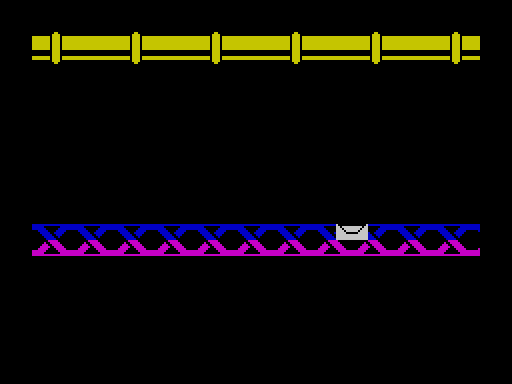

This game map was drawn from its Tiled (.tmx) file and the tilesets committed beside it. A one-line description and the trimmed map source follow:
An orthogonal 32x24 tile map with 16x16 px tiles, 1 tile layer (Tiles), 1 hidden layer not drawn, 2 tilesets and 6 objects (2x portal, bottle, cannon, fire, points).

<map version="1.0" orientation="orthogonal" width="32" height="24" tilewidth="16" tileheight="16">
 <properties>
  <property name="background_color" value="#000000" />
 </properties>
 <tileset firstgid="1" name="tiles" tilewidth="16" tileheight="16">
  <image source="../images/tiles.gif" width="192" height="160" />
 </tileset>
 <tileset firstgid="121" name="metatiles" tilewidth="16" tileheight="16">
  <image source="../images/metatiles.png" width="48" height="16" />
  <tile id="0">
   <properties>
    <property name="type" value="solid" />
   </properties>
  </tile>
  <tile id="1">
   <properties>
    <property name="type" value="lslope" />
   </properties>
  </tile>
  <tile id="2">
   <properties>
    <property name="type" value="rslope" />
   </properties>
  </tile>
 </tileset>
 <layer name="Tiles" width="32" height="24">
  <data>[768 cells, 112 non-empty, 26 distinct tile ids]</data>
 </layer>
 <layer name="Collision" width="32" height="24" visible="0">
  <data>[768 cells, 68 non-empty, 1 distinct tile ids]</data>
 </layer>
 <objectgroup color="#0ca104" name="Entities" width="32" height="24">
  <object name="portal" x="0" y="64" width="32" height="160">
   <properties>
    <property name="to" value="scr004" />
   </properties>
  </object>
  <object name="bottle" x="96" y="176" width="128" height="48" />
  <object name="cannon" x="96" y="64" width="48" height="48" />
  <object name="fire" x="336" y="176" width="32" height="48" />
  <object name="points" x="160" y="160" width="32" height="16">
   <properties>
    <property name="amount" value="100" />
   </properties>
  </object>
  <object name="portal" x="480" y="64" width="32" height="160">
   <properties>
    <property name="to" value="scr006" />
   </properties>
  </object>
 </objectgroup>
</map>
